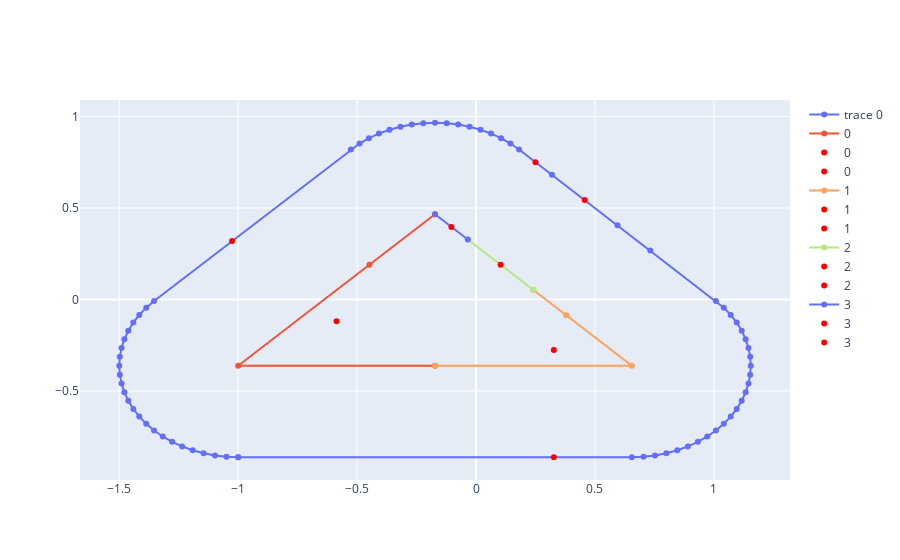

The notebook cell this image was saved under:
### Code cell
# fig = go.Figure()

# for i in list(range(4)):
#     traces = get_side_point(i)
#     for t in traces:
#         fig.add_trace(t)

# fig.show()

### Figure 1 — Plotly figure (JSON) as saved in the notebook; plotly's stock layout.template omitted (floating-point values rounded to 4 significant figures)
{"data": [{"mode": "markers+lines", "type": "scatter", "x": [-1, -1.049, -1.098, -1.145, -1.191, -1.236, -1.278, -1.317, -1.354, -1.387, -1.416, -1.441, -1.462, -1.478, -1.49, -1.498, -1.5, -1.498, -1.49, -1.478, -1.462, -1.441, -1.416, -1.387, -1.354, -0.526, -0.4896, -0.4502, -0.4081, -0.3638, -0.3176, -0.27, -0.2214, -0.1724, -0.1234, -0.07487, -0.02727, 0.01893, 0.06328, 0.1054, 0.1448, 0.1811, 0.3191, 0.5949, 0.7329, 1.009, 1.042, 1.071, 1.096, 1.117, 1.134, 1.146, 1.153, 1.155, 1.153, 1.146, 1.134, 1.117, 1.096, 1.071, 1.042, 1.009, 0.9724, 0.933, 0.8909, 0.8465, 0.8003, 0.7527, 0.7042, 0.6552, -1], "y": [-0.8621, -0.8597, -0.8525, -0.8405, -0.824, -0.803, -0.7778, -0.7486, -0.7156, -0.6793, -0.6399, -0.5978, -0.5534, -0.5072, -0.4596, -0.4111, -0.3621, -0.3131, -0.2645, -0.2169, -0.1707, -0.1264, -0.08428, -0.04487, -0.008516, 0.8191, 0.852, 0.8813, 0.9065, 0.9275, 0.944, 0.9559, 0.9631, 0.9655, 0.9631, 0.9559, 0.944, 0.9275, 0.9065, 0.8813, 0.852, 0.8191, 0.6811, 0.4053, 0.2673, -0.008516, -0.04487, -0.08428, -0.1264, -0.1707, -0.2169, -0.2645, -0.3131, -0.3621, -0.4111, -0.4596, -0.5072, -0.5534, -0.5978, -0.6399, -0.6793, -0.7156, -0.7486, -0.7778, -0.803, -0.824, -0.8405, -0.8525, -0.8597, -0.8621, -0.8621]}, {"mode": "markers+lines", "name": "0", "type": "scatter", "x": [-0.1724, -0.4483, -1, -0.1724], "y": [0.4655, 0.1897, -0.3621, -0.3621]}, {"marker": {"color": "red"}, "mode": "markers", "name": "0", "type": "scatter", "x": [-0.5862], "y": [-0.1197]}, {"marker": {"color": "red"}, "mode": "markers", "name": "0", "type": "scatter", "x": [-1.025], "y": [0.3196]}, {"mode": "markers+lines", "name": "1", "type": "scatter", "x": [-0.1724, 0.6552, 0.3793, 0.2414], "y": [-0.3621, -0.3621, -0.08621, 0.05172]}, {"marker": {"color": "red"}, "mode": "markers", "name": "1", "type": "scatter", "x": [0.3271], "y": [-0.2764]}, {"marker": {"color": "red"}, "mode": "markers", "name": "1", "type": "scatter", "x": [0.3271], "y": [-0.8621]}, {"mode": "markers+lines", "name": "2", "type": "scatter", "x": [0.2414, -0.03448], "y": [0.05172, 0.3276]}, {"marker": {"color": "red"}, "mode": "markers", "name": "2", "type": "scatter", "x": [0.1034], "y": [0.1897]}, {"marker": {"color": "red"}, "mode": "markers", "name": "2", "type": "scatter", "x": [0.457], "y": [0.5432]}, {"mode": "markers+lines", "name": "3", "type": "scatter", "x": [-0.03448, -0.1724], "y": [0.3276, 0.4655]}, {"marker": {"color": "red"}, "mode": "markers", "name": "3", "type": "scatter", "x": [-0.1034], "y": [0.3966]}, {"marker": {"color": "red"}, "mode": "markers", "name": "3", "type": "scatter", "x": [0.2501], "y": [0.7501]}], "layout": {}}
